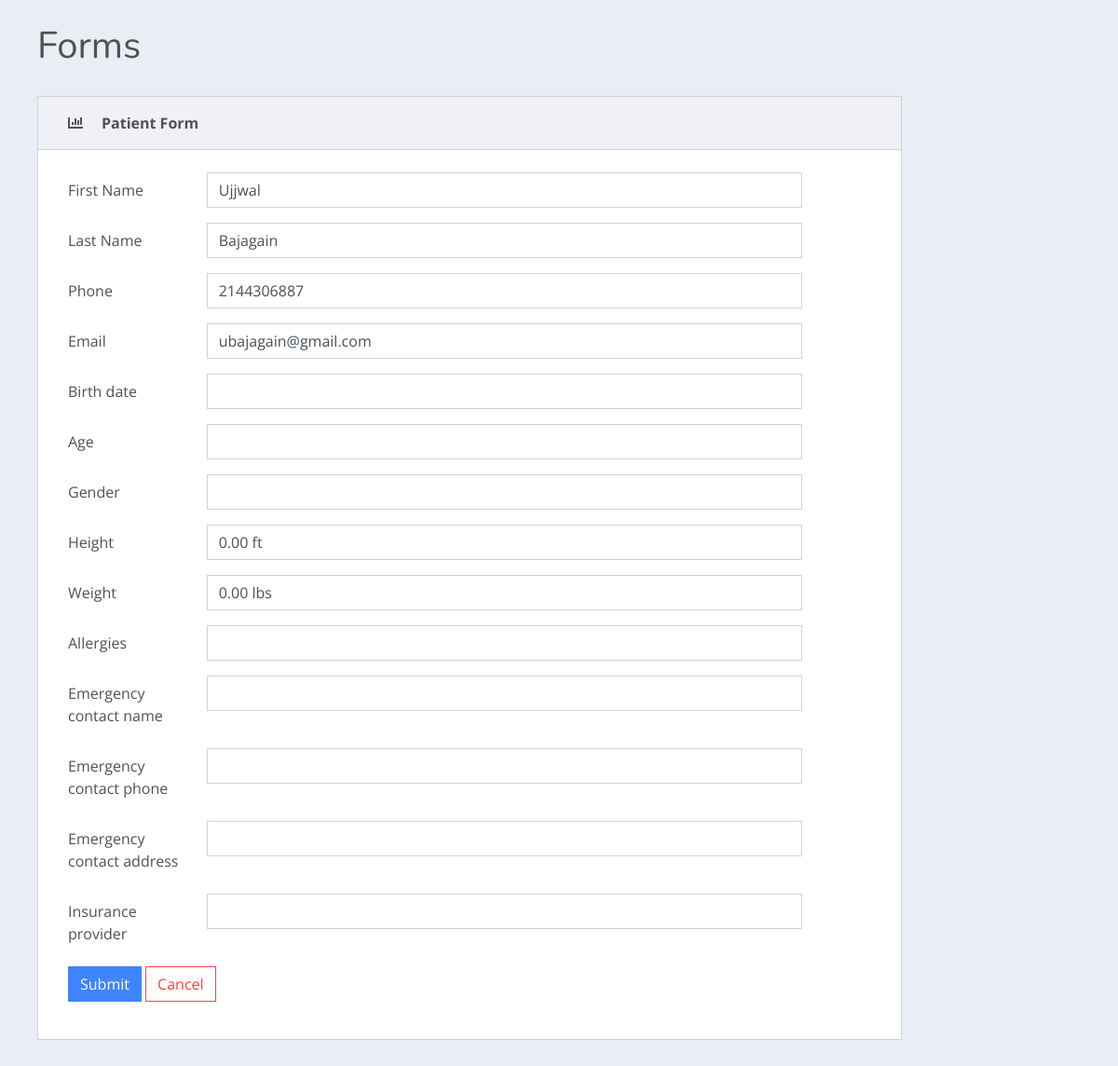
The page /edit_pateint/1/ on the database as committed earlier.
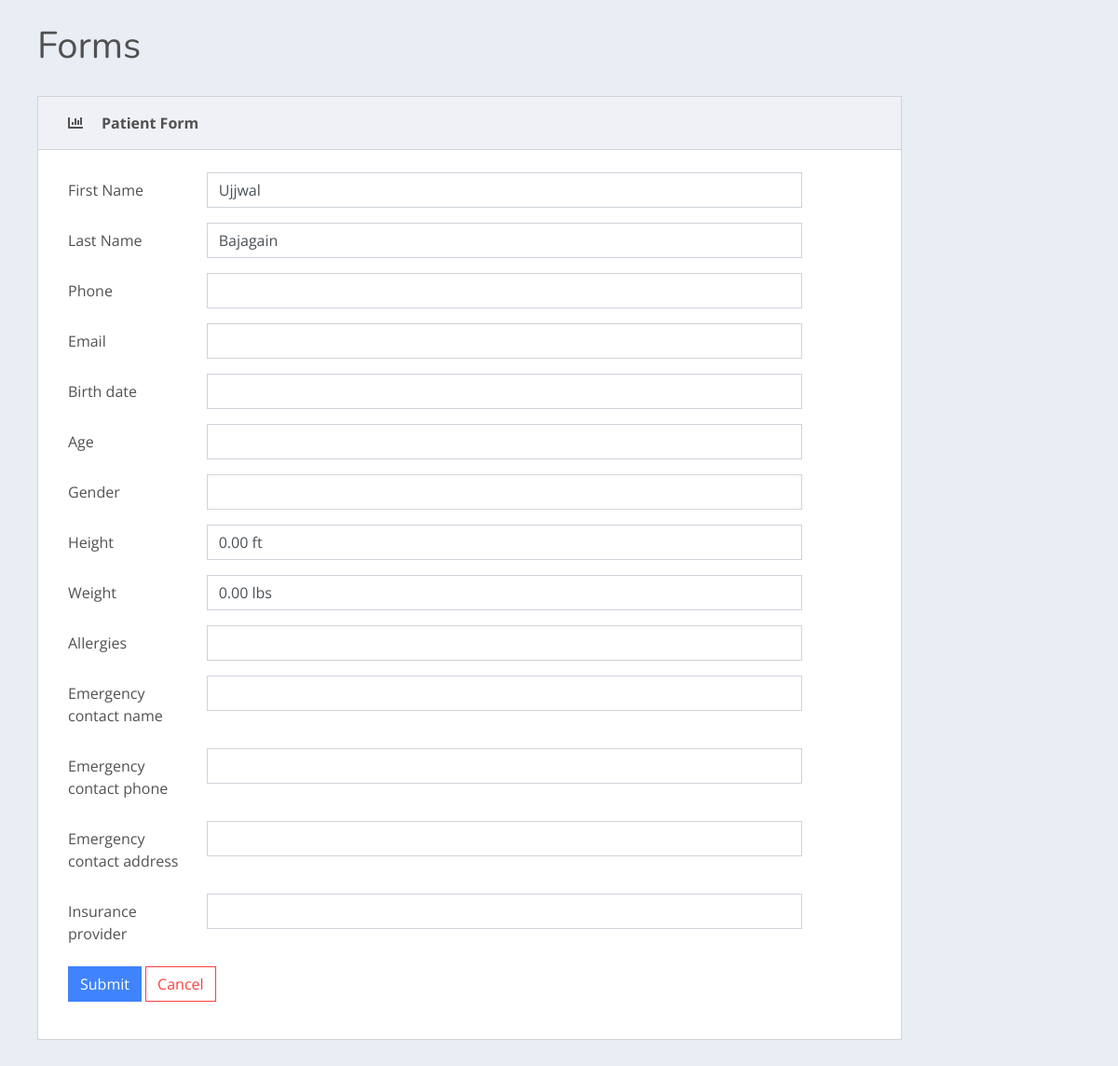
The same page on the database as committed later.
### healthcare/models.py (models this page shows, shortened)
class Patient(models.Model):
    user = models.OneToOneField(User, null=True,blank=True, on_delete=models.CASCADE)
    first_Name = models.CharField(max_length= 200, null= True)
    last_Name = models.CharField(max_length= 200, null= True)
    phone = models.CharField(max_length= 200, null= True)
    email = models.CharField(max_length=200, null= True)
    date_created = models.DateField(auto_now_add = True)
    birth_date = models.CharField(max_length=10, null=True)
    age = models.DecimalField(decimal_places=0, max_digits=50, null=True)
    gender = models.CharField(max_length=10, default='')
    height = models.CharField(max_length=10, default='0.00 ft')
    weight = models.CharField(max_length=10, default='0.00 lbs')
    allergies = models.CharField(max_length=200, null=True)
    emergency_contact_name = models.CharField(max_length=200, null=True)
    emergency_contact_phone = models.CharField( max_length=200, null=True)
    emergency_contact_address = models.CharField(max_length=200, null=True)
    insurance_provider = models.CharField(max_length=200, null=True)

### healthcare/views.py (the view)
# urls.py: path('edit_pateint/<str:pk>/', views.editPateint, name="editPateint"),
def editPateint(request,pk):
    patient = Patient.objects.get(id = pk)
    form = PatientForm(instance = patient)
    context = {'form': form, 'pateint': patient}
    if request.method == 'POST':
        form = PatientForm(request.POST, instance=patient)
        if form.is_valid():
            form.save()
            return redirect('/')
    return render(request, 'healthcare/patientForm.html', context)

### healthcare/forms.py
class PatientForm(ModelForm):
    class Meta:
        model = Patient
        fields = '__all__'
        exclude= ['user']

### healthcare/templatetags/myfilters.py (called while the page is built)
@register.filter(name='addclass')
def addclass(value, arg):
    return value.as_widget(attrs={'class': arg})

### healthcare/templates/healthcare/patientForm.html (shortened to what this page needs)
{% extends 'healthcare/main.html' %}
{% block content %}
    {% load myfilters %}
    <main class="dash-content">
        <div class="container-fluid">
            <h1 class="dash-title">Forms</h1>
            <div class="row">
                <div class="col-xl-10">
                    <div class="card spur-card">
                        <div class="card-header">
                            <div class="spur-card-icon">
                                <i class="fas fa-chart-bar"></i>
                            </div>
                            <div class="spur-card-title"> Patient Form </div>
                        </div>
                        <div class="card-body ">
                            <form method="POST" action="">
                                {%  for field  in form %}
                                    <div class="form-group row">
                                        <label name="{{field.label }}" class="col-sm-2 col-form-label">{{ field.label }}</label>
                                        <div class="col-sm-9">
                                            {{ field |addclass:'form-control' }}
                                        </div>
                                    </div>
                                {% endfor %}
                                <div class="form-group row">
                                    <div class="col-sm-9">
                                        <button type="submit" class="btn btn-primary">Submit</button>
                                        <a  class="btn btn-outline-danger" href="{% url 'editPateint' pateint.id %}">Cancel</a>
                                    </div>
                            </form>
                        </div>
                    </div>
                </div>
            </div>
        </div>
    </main>
{% endblock %}

Rows that differ between the two databases and show on the page:
changed Patient "Ujjwal": phone "2144306887" → (not shown); email "ubajagain@gmail.com" → (not shown)
